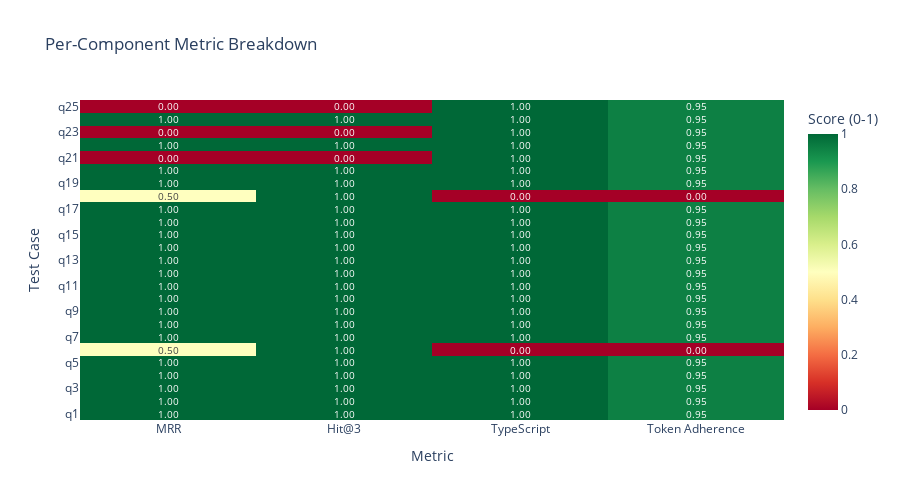

This figure's notebook cell:
### Markdown cell above
## 5.3 Per-Component Metric Heatmap

### Code cell
# Create heatmap of metrics per component
heatmap_data = []
for result in execution_results:
    heatmap_data.append([
        1.0 / result.get('retrieval_rank', -1) if result.get('retrieval_rank', -1) > 0 else 0,
        1.0 if 0 < result.get('retrieval_rank', -1) <= 3 else 0,
        1.0 if result.get('typescript_valid', False) else 0,
        result.get('token_adherence', 0) / 100
    ])

fig = go.Figure(data=go.Heatmap(
    z=heatmap_data,
    x=['MRR', 'Hit@3', 'TypeScript', 'Token Adherence'],
    y=[r['query_id'] for r in execution_results],
    colorscale='RdYlGn',
    text=[[f"{v:.2f}" for v in row] for row in heatmap_data],
    texttemplate="%{text}",
    textfont={"size": 10},
    colorbar=dict(title="Score (0-1)")
))

fig.update_layout(
    title='Per-Component Metric Breakdown',
    xaxis_title='Metric',
    yaxis_title='Test Case',
    height=500
)

fig.show()

print("✅ Figure 3: Per-component heatmap generated")

### Figure 1 — Plotly figure (JSON) as saved in the notebook; plotly's stock layout.template omitted (floating-point values rounded to 4 significant figures)
{"data": [{"colorbar": {"title": {"text": "Score (0-1)"}}, "colorscale": [[0, "rgb(165,0,38)"], [0.1, "rgb(215,48,39)"], [0.2, "rgb(244,109,67)"], [0.3, "rgb(253,174,97)"], [0.4, "rgb(254,224,139)"], [0.5, "rgb(255,255,191)"], [0.6, "rgb(217,239,139)"], [0.7, "rgb(166,217,106)"], [0.8, "rgb(102,189,99)"], [0.9, "rgb(26,152,80)"], [1, "rgb(0,104,55)"]], "text": [["1.00", "1.00", "1.00", "0.95"], ["1.00", "1.00", "1.00", "0.95"], ["1.00", "1.00", "1.00", "0.95"], ["1.00", "1.00", "1.00", "0.95"], ["1.00", "1.00", "1.00", "0.95"], ["0.50", "1.00", "0.00", "0.00"], ["1.00", "1.00", "1.00", "0.95"], ["1.00", "1.00", "1.00", "0.95"], ["1.00", "1.00", "1.00", "0.95"], ["1.00", "1.00", "1.00", "0.95"], ["1.00", "1.00", "1.00", "0.95"], ["1.00", "1.00", "1.00", "0.95"], ["1.00", "1.00", "1.00", "0.95"], ["1.00", "1.00", "1.00", "0.95"], ["1.00", "1.00", "1.00", "0.95"], ["1.00", "1.00", "1.00", "0.95"], ["1.00", "1.00", "1.00", "0.95"], ["0.50", "1.00", "0.00", "0.00"], ["1.00", "1.00", "1.00", "0.95"], ["1.00", "1.00", "1.00", "0.95"], ["0.00", "0.00", "1.00", "0.95"], ["1.00", "1.00", "1.00", "0.95"], ["0.00", "0.00", "1.00", "0.95"], ["1.00", "1.00", "1.00", "0.95"], ["0.00", "0.00", "1.00", "0.95"]], "textfont": {"size": 10}, "texttemplate": "%{text}", "type": "heatmap", "x": ["MRR", "Hit@3", "TypeScript", "Token Adherence"], "y": ["q1", "q2", "q3", "q4", "q5", "q6", "q7", "q8", "q9", "q10", "q11", "q12", "q13", "q14", "q15", "q16", "q17", "q18", "q19", "q20", "q21", "q22", "q23", "q24", "q25"], "z": [[1, 1, 1, 0.95], [1, 1, 1, 0.95], [1, 1, 1, 0.95], [1, 1, 1, 0.95], [1, 1, 1, 0.95], [0.5, 1, 0, 0], [1, 1, 1, 0.95], [1, 1, 1, 0.95], [1, 1, 1, 0.95], [1, 1, 1, 0.95], [1, 1, 1, 0.95], [1, 1, 1, 0.95], [1, 1, 1, 0.95], [1, 1, 1, 0.95], [1, 1, 1, 0.95], [1, 1, 1, 0.95], [1, 1, 1, 0.95], [0.5, 1, 0, 0], [1, 1, 1, 0.95], [1, 1, 1, 0.95], [0, 0, 1, 0.95], [1, 1, 1, 0.95], [0, 0, 1, 0.95], [1, 1, 1, 0.95], [0, 0, 1, 0.95]]}], "layout": {"height": 500, "title": {"text": "Per-Component Metric Breakdown"}, "xaxis": {"title": {"text": "Metric"}}, "yaxis": {"title": {"text": "Test Case"}}}}
